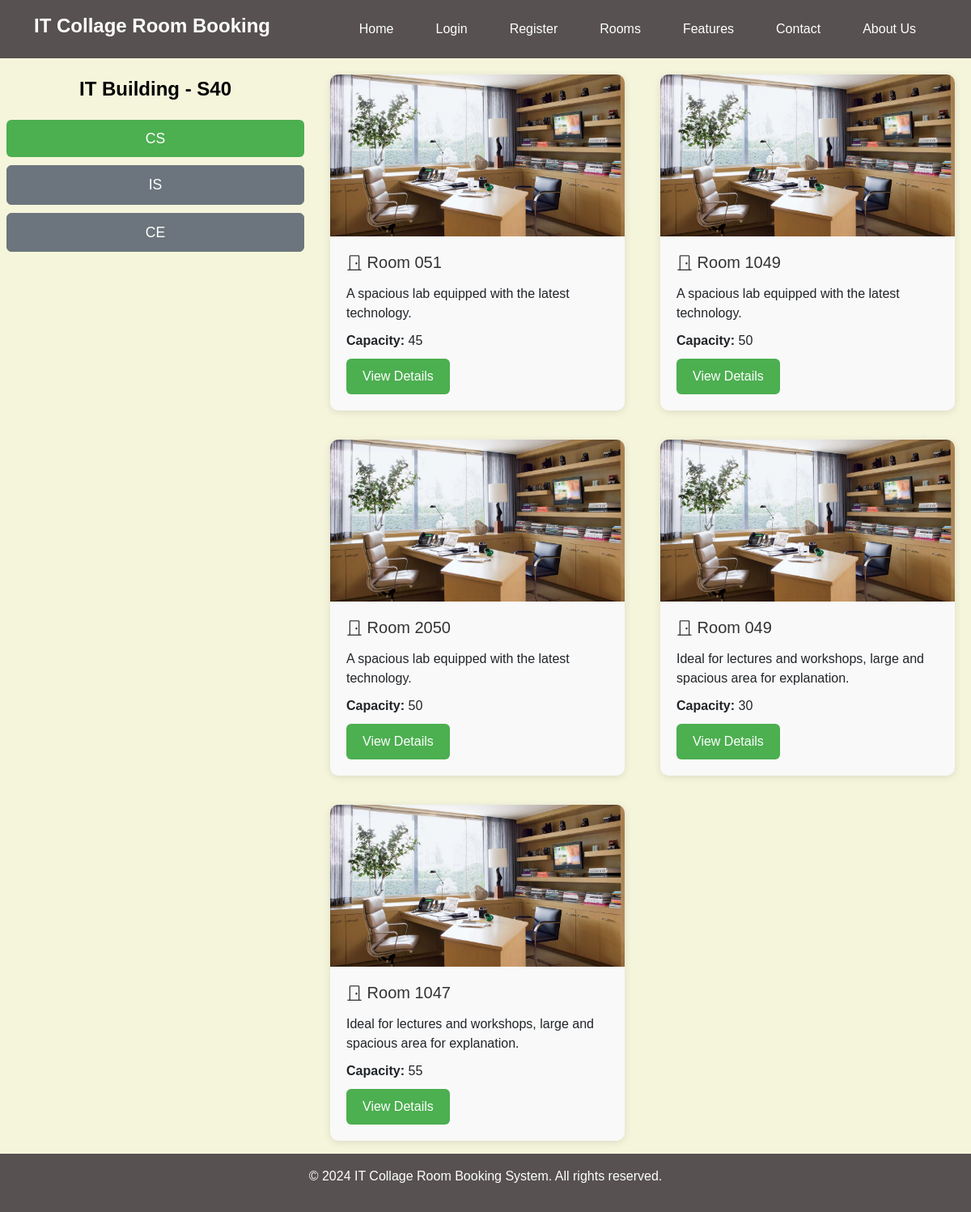
The app's page /views/room_browsing.php with its own data.
### tables this page shows
CREATE TABLE `rooms` (
  `room_id` int(11) NOT NULL,
  `room_name` varchar(100) NOT NULL,
  `room_type` enum('Lecture','Lab') NOT NULL,
  `building` varchar(100) NOT NULL,
  `floor` int(11) NOT NULL,
  `department` varchar(100) NOT NULL,
  `capacity` int(11) NOT NULL,
  `image1` varchar(255) DEFAULT NULL,
  `image2` varchar(255) DEFAULT NULL,
  `image3` varchar(255) DEFAULT NULL,
  `image4` varchar(255) DEFAULT NULL,
  `image5` varchar(255) DEFAULT NULL,
  `availability_status` enum('Available','Booked') NOT NULL DEFAULT 'Available',
  `description` varchar(255) NOT NULL
);

### views/room_browsing.php (the view, shortened to what this page needs)
<?php
include '../php/db_connection.php';
$departments = ['CS', 'IS', 'CE'];
$selected_department = $_GET['department'] ?? 'CS';
try {
    $query = $conn->prepare("SELECT * FROM rooms WHERE department = :department");
    $query->bindParam(':department', $selected_department, PDO::PARAM_STR);
    $query->execute();
    $rooms = $query->fetchAll(PDO::FETCH_ASSOC);
} catch (PDOException $e) {
    die("Database error: " . $e->getMessage());
}
?>
<!DOCTYPE html>
<html lang="en">
<head>
    <link  href="https://cdn.jsdelivr.net/npm/bootstrap@5.3.0/dist/css/bootstrap.min.css" rel="stylesheet">
        <link href="https://cdn.jsdelivr.net/npm/bootstrap-icons/font/bootstrap-icons.css" rel="stylesheet">
        <link rel="stylesheet" href="../css/room_browsing.css">
</head>
<body>
     <header class="header">
            <div class="container d-flex justify-content-between align-items-center py-3">
                <h1 class="logo">IT Collage Room Booking</h1>
                <nav>
                    <ul class="nav">
                    <li class="nav-item"><a class="nav-link" href="homepage.html" >Home </a></li>
                        <li class="nav-item"><a class="nav-link" href="login.html" >Login</a></li>
                        <li class="nav-item"><a class="nav-link" href="register.html" >Register </a></li>
                        <li class="nav-item"><a class="nav-link" href="room_browsing.php" >Rooms </a></li>
                        <li class="nav-item"><a class="nav-link" href="#features" >Features </a></li>
                        <li class="nav-item"><a class="nav-link" href="#contact" >Contact</a></li>
                        <li class="nav-item"><a class="nav-link" href="#about-us" >About Us</a></li>
                    </ul>
                </nav>
            </div>
        </header>
    <div class="row">
        <div class="col-md-4 left-section">
            <div class="building-title text-center">IT Building - S40</div>
            <div>
                <?php foreach ($departments as $department): ?>
                    <a href="?department=<?= htmlspecialchars($department) ?>" class="btn btn-<?= $department === $selected_department ? 'primary' : 'secondary' ?> w-100 department-btn">
                        <?= htmlspecialchars($department) ?>
                    </a>
                <?php endforeach; ?>
            </div>
        </div>
        <div class="col-md-8">
            <div class="row">
                <?php if (!empty($rooms)): ?>
                    <?php foreach ($rooms as $room): ?>
                        <div class="col-md-6">
                            <div class="card mb-3">
                                <img src="../img/<?= htmlspecialchars($room['image1'] ?? 'default_image.jpg') ?>" class="card-img-top" alt="Room Image">
                                <div class="card-body">
                                    <h5 class="card-title">
                                        <i class="room-icon bi bi-door-closed"></i>
                                        <?= htmlspecialchars($room['room_name']) ?>
                                    </h5>
                                    <p class="card-text">
                                        <?= htmlspecialchars($room['description'] ?? 'No description available.') ?>
                                    </p>
                                    <p class="card-text">
                                        <strong>Capacity:</strong> <?= htmlspecialchars($room['capacity']) ?>
                                    </p>
                                    <a href="room_details.php?room_id=<?= htmlspecialchars($room['room_id']) ?>" class="btn btn-primary">View Details</a>
                                </div>
                            </div>
                        </div>
                    <?php endforeach; ?>
                <?php endif; ?>
            </div>
        </div>
    </div>
<footer class="footer py-3">
        <div class="text-center">
            <p>&copy; 2024 IT Collage Room Booking System. All rights reserved.</p>
        </div>
    </footer>
    </body>
</html>

### css/room_browsing.css (style rules this page uses)
body { font-family: 'Arial', sans-serif; background-color: #f5f5dc; color: #000; margin: 0; padding: 0; display: flex; flex-direction: column; min-height: 100vh; }
.header { background-color: rgb(87,81,81); color: white; }
.header .logo { font-size: 1.5rem; font-weight: bold; }
.header .nav-link { color: white; margin: 0 10px; text-decoration: none; }
.left-section { padding: 20px; }
.building-title { font-size: 1.5rem; font-weight: bold; margin-bottom: 20px; }
.department-btn { margin-bottom: 10px; font-size: 1.1rem; padding: 10px; }
.card { border: none; background-color: #f9f9f9; box-shadow: 0 2px 10px rgba(0, 0, 0, 0.1); border-radius: 10px; margin-top: 20px; margin-right: 20px; }
.card-img-top { border-top-left-radius: 10px; border-top-right-radius: 10px; height: 200px; object-fit: cover; }
.card-body { padding: 20px; }
.card-title { font-size: 1.25rem; margin-bottom: 15px; color: #333; }
.card-text { margin-bottom: 10px; }
.btn-primary { background-color: #4CAF50; border: none; padding: 10px 20px; }
.footer { background-color: #575151; color: white; text-align: center; padding: 20px; margin-top: auto; }

### records on screen
rooms: image1 (picture), room_name "Room 051", description "A spacious lab equipped with the latest technology.", capacity "45"
rooms: image1 (picture), room_name "Room 1049", description "A spacious lab equipped with the latest technology.", capacity "50"
rooms: image1 (picture), room_name "Room 2050", description "A spacious lab equipped with the latest technology.", capacity "50"
rooms: image1 (picture), room_name "Room 049", description "Ideal for lectures and workshops, large and spacious area for explanation.", capacity "30"
rooms: image1 (picture), room_name "Room 1047", description "Ideal for lectures and workshops, large and spacious area for explanation.", capacity "55"

### other values on screen
$department "CS"
$department "IS"
$department "CE"
